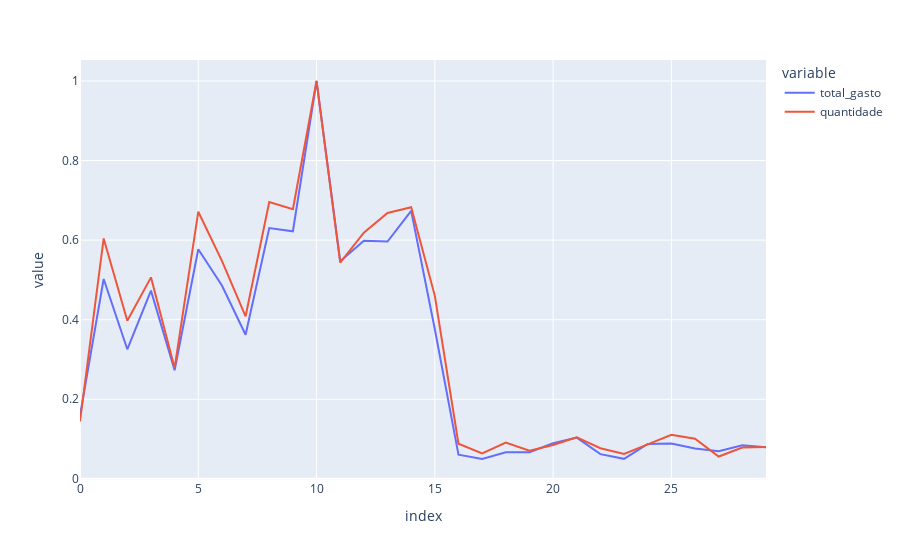

This figure's notebook cell:
### Code cell
vendas_mensais = vendas_dia.groupby('data').sum()
ganhos_mensais = vendas_mensais[['total_gasto','quantidade']]
abs_scaler = MaxAbsScaler()
abs_scaler.fit(ganhos_mensais)
abs_scaler.max_abs_
scaled_data = abs_scaler.transform(ganhos_mensais)
df_scaled = pd.DataFrame(scaled_data, columns=ganhos_mensais.columns)
df_scaled.transpose()
fig = px.line(df_scaled)
fig.show()

### Figure 1 — Plotly figure (JSON) as saved in the notebook; plotly's stock layout.template omitted (floating-point values rounded to 4 significant figures)
{"data": [{"hovertemplate": "variable=total_gasto<br>index=%{x}<br>value=%{y}<extra></extra>", "legendgroup": "total_gasto", "line": {"color": "#636efa", "dash": "solid"}, "marker": {"symbol": "circle"}, "mode": "lines", "name": "total_gasto", "orientation": "v", "showlegend": true, "type": "scatter", "x": [0, 1, 2, 3, 4, 5, 6, 7, 8, 9, 10, 11, 12, 13, 14, 15, 16, 17, 18, 19, 20, 21, 22, 23, 24, 25, 26, 27, 28, 29], "xaxis": "x", "y": [0.159, 0.5023, 0.3256, 0.473, 0.2728, 0.5771, 0.486, 0.3622, 0.6302, 0.6223, 1, 0.547, 0.5984, 0.5965, 0.6735, 0.3759, 0.06079, 0.04989, 0.0667, 0.06699, 0.08952, 0.1036, 0.06218, 0.05035, 0.0877, 0.08895, 0.07651, 0.06945, 0.08412, 0.0796], "yaxis": "y"}, {"hovertemplate": "variable=quantidade<br>index=%{x}<br>value=%{y}<extra></extra>", "legendgroup": "quantidade", "line": {"color": "#EF553B", "dash": "solid"}, "marker": {"symbol": "circle"}, "mode": "lines", "name": "quantidade", "orientation": "v", "showlegend": true, "type": "scatter", "x": [0, 1, 2, 3, 4, 5, 6, 7, 8, 9, 10, 11, 12, 13, 14, 15, 16, 17, 18, 19, 20, 21, 22, 23, 24, 25, 26, 27, 28, 29], "xaxis": "x", "y": [0.1442, 0.6042, 0.3974, 0.5064, 0.2788, 0.6715, 0.5481, 0.4087, 0.6955, 0.6779, 1, 0.5433, 0.6186, 0.6683, 0.6827, 0.4599, 0.08814, 0.0641, 0.09135, 0.07051, 0.08494, 0.1042, 0.07692, 0.0625, 0.08654, 0.1106, 0.101, 0.05609, 0.07853, 0.08013], "yaxis": "y"}], "layout": {"legend": {"title": {"text": "variable"}, "tracegroupgap": 0}, "margin": {"t": 60}, "xaxis": {"anchor": "y", "domain": [0, 1], "title": {"text": "index"}}, "yaxis": {"anchor": "x", "domain": [0, 1], "title": {"text": "value"}}}}
